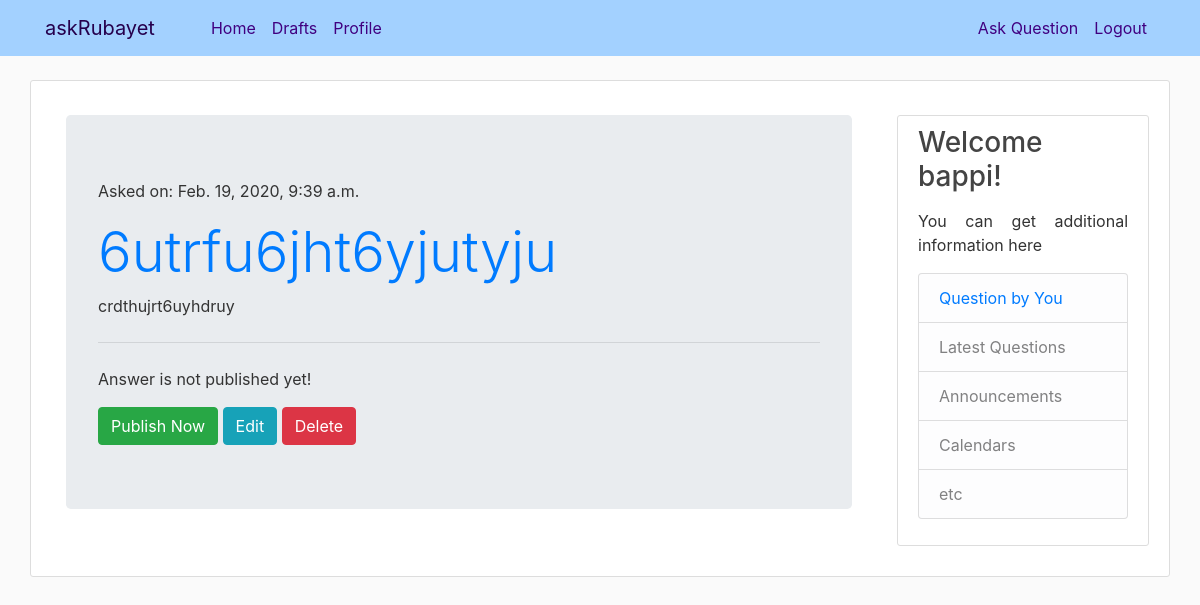
The page /drafts/ (signed in) on the database its author committed.
### ask/models.py (models this page shows, shortened)
class Question(models.Model):
    author                  = models.ForeignKey(settings.AUTH_USER_MODEL, on_delete=models.CASCADE)
    title                   = models.CharField(max_length=300)
    optional_description    = models.TextField(blank=True, null=True)
    created_date            = models.DateTimeField(default=timezone.now)
    published_date          = models.DateTimeField(blank=True, null=True)

### ask/views.py (the view)
# urls.py: path('drafts/', views.question_draft_list, name='question_draft_list'),
@login_required
def question_draft_list(request):
    ques = Question.objects.filter(published_date__isnull=True).order_by('created_date')
    return render(request, 'ask/question_draft_list.html', {'ques': ques})

### ask/templates/ask/question_draft_list.html
{% extends "ask/base.html" %}
{% block content %}
<div class="container">
  {% for que in ques %}
  <div class="jumbotron">
    <p>Asked on: {{ que.created_date }}</p>
    <h1 class="display-4"><a href="{% url 'ques_detail' pk=que.pk %}">{{ que.title }}</a></h1>
    <p >{{ que.optional_description|linebreaksbr }}</p>
    <hr class="my-4">
    {% if que.published_date %}
      {% if que.author.first_name %}
      <h5>{{ que.author.first_name }} Says:</h5>
      {% else %}
      <h5>{{ que.author }} Says:</h5>
      {% endif %}
      <p class="lead">{{ que.answer }}</p>
    {% else %}
      {% if not user.is_authenticated %}
        <p>Answer is not published yet! Please come back later.</p>
      {% else %}
        <p>Answer is not published yet!</p>
        <a class="btn btn-success" href="{% url 'ques_publish' pk=que.pk %}">Publish Now</a>
      {% endif %}
      {% if user.is_authenticated %}
        <a class="btn btn-info" href="{% url 'ques_edit' pk=que.pk %}"><span class="glyphicon glyphicon-pencil">Edit</span></a>
        <a class="btn btn-danger" href="{% url 'ques_remove' pk=que.pk %}"><span class="glyphicon glyphicon-remove">Delete</span></a>
      {% endif %}
    {% endif %}
  </div>
  {% empty %}
    <p>No question to moderate.</p>
  {% endfor %}
</div>
{% endblock content %}

### ask/templates/ask/base.html (shortened to what this page needs)
{% load static %}
<!DOCTYPE html>
<html lang="en" dir="ltr">
  <head>
    <link rel="stylesheet" href="https://maxcdn.bootstrapcdn.com/bootstrap/4.0.0/css/bootstrap.min.css">
    <link rel="stylesheet" type="text/css" href="{% static 'ask/main.css' %}">
  </head>
  <body>
    <header class="site-header">
      <nav class="navbar navbar-expand-md bg-steel fixed-top ">
        <div class="container">
          <a class="navbar-brand mr-5" style="color: #26004d;" href="{% url 'question_list' %}">askRubayet</a>
          <div class="collapse navbar-collapse" id="navbarToggle">
            <div class="navbar-nav mr-auto">
              <a class="nav-item nav-link" href="{% url 'question_list' %}">Home</a>
              {% if user.is_authenticated %}
              <a class="nav-item nav-link" href="{% url 'question_draft_list' %}"><span class="glyphicon glyphicon-edit">Drafts</span></a>
              <a class="nav-item nav-link" href="{% url 'profile' %}">Profile</a>
              {% else %}
              <a class="nav-item nav-link" href="{% url 'ask-about' %}">About</a>
              {% endif %}
            </div>
            <div class="navbar-nav">
              {% if user.is_authenticated %}
              <a class="nav-item nav-link" href="{% url 'ques_new' %}" ><span class="glyphicon glyphicon-plus">Ask Question</span></a>
              <a class="nav-item nav-link" href="{% url 'logout' %}">Logout</a>
              {% else %}
              <a class="nav-item nav-link" href="{% url 'login' %}">Login</a>
              <a class="nav-item nav-link" href="{% url 'register' %}">Register</a>
              {% endif %}
            </div>
          </div>
        </div>
      </nav>
    </header>
    <main role="main" class="container mt-4 content-section">
      <div class="row mt-4">
        <div class="col-md-9">
          {% block content %}{% endblock %}
        </div>
        <div class="col-md-3">
          <div class="content-section">
              {% if user.is_authenticated %}
              <h3>Welcome {{ user.username }}!</h3>
              {% else %}
              <h3>Know more</h3>
              {% endif %}
              <p class='text-muted' style="text-align: left;">
              {% if user.is_authenticated %}
                <p>You can get additional information here</p>
              {% else %}
                To ask a question please register and login
              {% endif %}
              <ul class="list-group">
                {% if user.is_authenticated %}
                <li class="list-group-item list-group-item-light">
                  <a href="{% url 'user_question_list' user.username %}">Question by You</a>
                </li>
                {% endif %}
                <li class="list-group-item list-group-item-light">Latest Questions</li>
                <li class="list-group-item list-group-item-light">Announcements</li>
                <li class="list-group-item list-group-item-light">Calendars</li>
                <li class="list-group-item list-group-item-light">etc</li>
              </ul>
            </p>
          </div>
        </div>
      </div>
    </main>
  </body>
</html>

### ask/static/ask/main.css (style rules this page uses)
body { background: #fafafa; color: #333333; margin-top: 5rem; }
div { text-align: justify; }
h1, h2, h3, h4, h5, h6 { color: #444444; }
ul { margin: 0; }
.bg-steel { background-color: rgba(153, 204, 255, .9); color: #5c5c8a; }
.site-header .navbar-nav .nav-link { color: #400080; }
.content-section { background: #ffffff; padding: 10px 20px; border: 1px solid #dddddd; border-radius: 3px; margin-bottom: 20px; }

### rows shown on the page
Question: created_date "Feb. 19, 2020, 9:39 a.m.", title "6utrfu6jht6yjutyju", optional_description "crdthujrt6uyhdruy", shows "Answer is not published yet!", shows "Edit"

### other values the page prints
{{ user.username }} "bappi"
